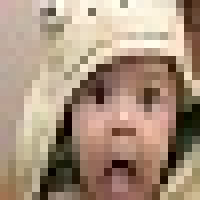
#> input picture ch1_basic/baby1.jpg, 25 x 25 px (shown 8 times larger)
$ python chapter1.py   (Python 2 division)
#> lines starting #> are read from the running program, lines starting #| are printed output that depends on the picture
# -*- coding: utf-8 -*-
from PIL import Image
from numpy import *
import os
from scipy.ndimage import measurements,morphology
pil_im = Image.open('baby1.jpg')
#> pil_im is the input picture: PIL image 25x25 RGB; mean R, G, B 169, 146.1, 125.9
#保存其他图片格式"""
Image.open('baby1.jpg').save('baby.bmp')
out = pil_im.rotate(45)
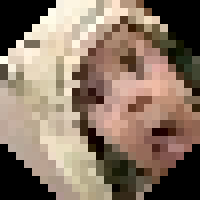
#> out: PIL image 25x25 RGB (shown 8 times larger); mean R, G, B 137.5, 118.4, 102.1
out.show()
pil_im.show()
#转成灰度图像"""
pil_im = Image.open('baby1.jpg').convert('L')
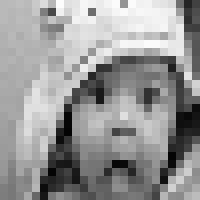
#> pil_im: PIL image 25x25 L (shown 8 times larger); min 3, max 252, mean 150.7
'''修剪图像'''
box = (100,100,400,400)
region = pil_im.crop(box)
#> region: PIL image 300x300 L; every value is 0
region.show()
out = region.rotate(180)
out.show()
'''旋转再粘贴'''
region = region.transpose(Image.ROTATE_180)
pil_im.paste(out,box)
region.show()
pil_im.show()
"""压缩图片的尺寸"""
pil_im.thumbnail((128,128))
pil_im.show()
#pil_im.show()
path='D:\\Users\\user\\Anaconda2\\Scripts\\python\\CHapter'
 #for f in os.listdir(path)
#> (the run stopped early here; a loop or call above may not have finished)

$ run again, with ch1_basic/baby_16.jpg copied over ch1_basic/baby1.jpg
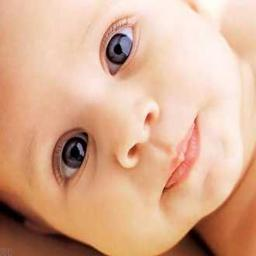
#> input picture ch1_basic/baby_16.jpg, 256 x 256 px
#> pil_im is the input picture: PIL image 256x256 RGB; mean R, G, B 217.3, 172.9, 145.4
#> `out = region.rotate(180)`:
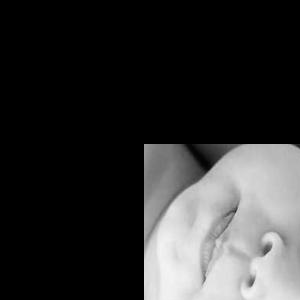
#> out: PIL image 300x300 L; min 0, max 245, mean 49.5
#> `pil_im.paste(out,box)`:
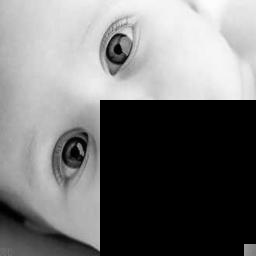
#> pil_im: PIL image 256x256 L; min 0, max 252, mean 115.4
